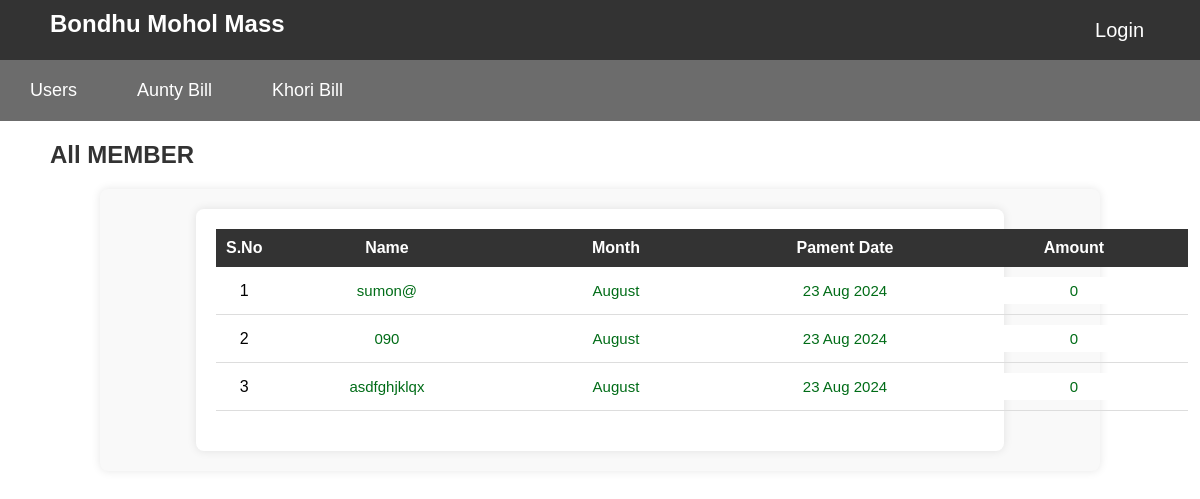
The page /view_aunty_bill_member.php?viewid=2&month=August on the database its author committed.
### tables this page shows
CREATE TABLE `aunty_bill` (
  `id` int NOT NULL,
  `name` varchar(100) NOT NULL,
  `month_name` varchar(100) NOT NULL,
  `auth_id` varchar(100) NOT NULL,
  `pament_date` varchar(200) NOT NULL,
  `amount` varchar(200) NOT NULL DEFAULT '0'
);

### view_aunty_bill_member.php (the view, shortened to what this page needs)
<?php
    include './master/header.php';
    include "./admin/config/config.php";
    if (isset($_GET['viewid'])) {
        $viewid = $_GET['viewid'];
    }
    $aunty_bill = "SELECT * FROM aunty_bill WHERE auth_id = '$viewid'";
    $views = mysqli_query($conn, $aunty_bill);
?>
<!DOCTYPE html>
<html lang="en">
<head>
</head>
<body>
<div class="header">
        <h1>All MEMBER</h1>
</div>
<div class="user_container">
    <div id="table-container">
        <form action="" method="GET">
            <table id="user-table">
                <thead id="table-header" class="table-headeran">
                    <tr>
                        <th>S.No</th>
                        <th>Name</th>
                        <th>Month</th>
                        <th>Pament Date</th>
                        <th>Amount</th>
                    </tr>
                </thead>
                <tbody id="table-body" class="table-bodyan">
                    <?php $count = 1;  foreach( $views as  $view ) :?>
                    <tr id="input">
                        <td><?= $count++;?></td>
                        <td><input type="hidden" name="id[]" value="<?= $view['id'];?>">
                            <input type="text" name="name[]" value="<?= $view['name'];?>" readonly></td>
                        <td><input type="text" name="month[]" value="<?= $view['month_name'];?>" readonly></td>
                        <td><input type="text" name="pament_date[]" value="<?= $view['pament_date'];?>" readonly></td>
                        <td><input type="text" name="amount[]" value="<?= $view['amount'];?>" readonly></td>
                    </tr>
                    <?php endforeach; ?>
                </tbody>
            </table>
        </form>
    </div>
</div>
</body>
</html>

### css/style.css (style rules this page uses)
body { margin: 0; font-family: Arial, sans-serif; }
.header { display: flex; justify-content: space-between; align-items: center; margin:20px 50px; }
h1 { font-size: 24px; margin: 0; color: #333; }
#table-container { margin-top: 20px; max-width: 80%; margin: 0 auto; padding: 20px; background-color: white; box-shadow: 0 0 10px rgba(0, 0, 0, 0.1); border-radius: 8px; }
#user-table { width: 100%; border-collapse: collapse; margin-bottom:20px; text-align: center; }
.user_container { max-width: 80%; margin: 0 auto; padding: 20px; background-color: #f9f9f9; border-radius: 8px; box-shadow: 0 0 10px rgba(0, 0, 0, 0.1); }
#input td input { border: none; color: #006c17; padding: 5px; font-size: 15px; text-align: center; }
.table-headeran tr th { background-color: #333; color: white; padding: 10px; margin: 0 auto; text-align: center; }
.table-bodyan tr td { padding: 10px; border-bottom: 1px solid #ddd; }

### rows shown on the page
aunty_bill: name "sumon@", month_name "August", pament_date "23 Aug 2024", amount "0"
aunty_bill: name "090", month_name "August", pament_date "23 Aug 2024", amount "0"
aunty_bill: name "asdfghjklqx", month_name "August", pament_date "23 Aug 2024", amount "0"
